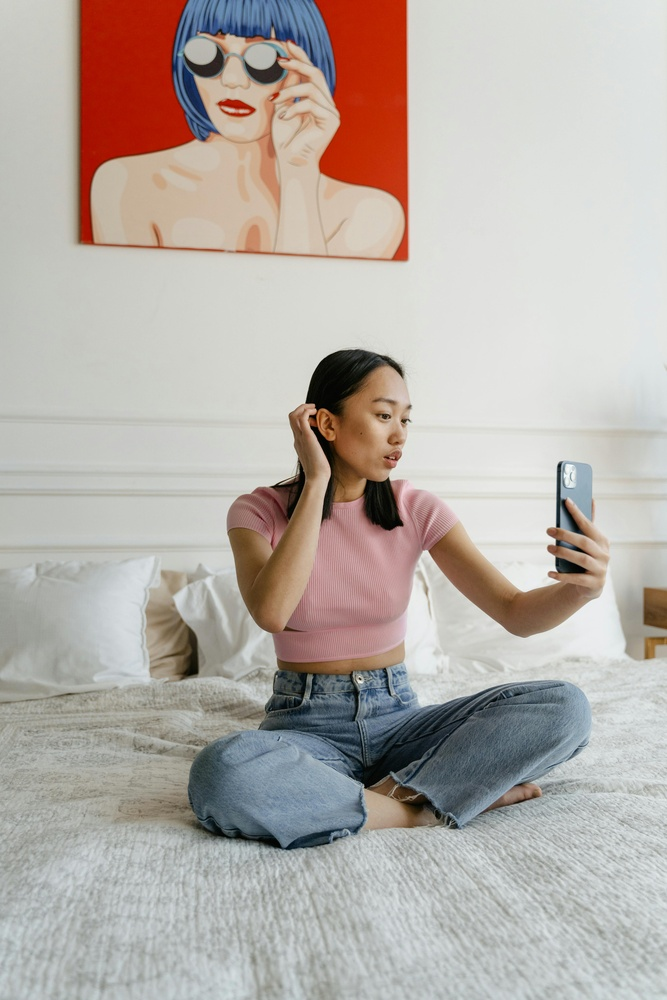
#> input picture lady.jpg, 667 x 1000 px, shrunk from 3974 x 5961 before the run
$ python edge_detection.py
#> lines starting #> are read from the running program, lines starting #| are printed output that depends on the picture; after the words box and inside, x2 and y2 are one past the last pixel; in counts of white or black regions, pixels touching at a corner belong together
import cv2
import numpy as np

img = cv2.imread('lady.jpg', cv2.IMREAD_GRAYSCALE)
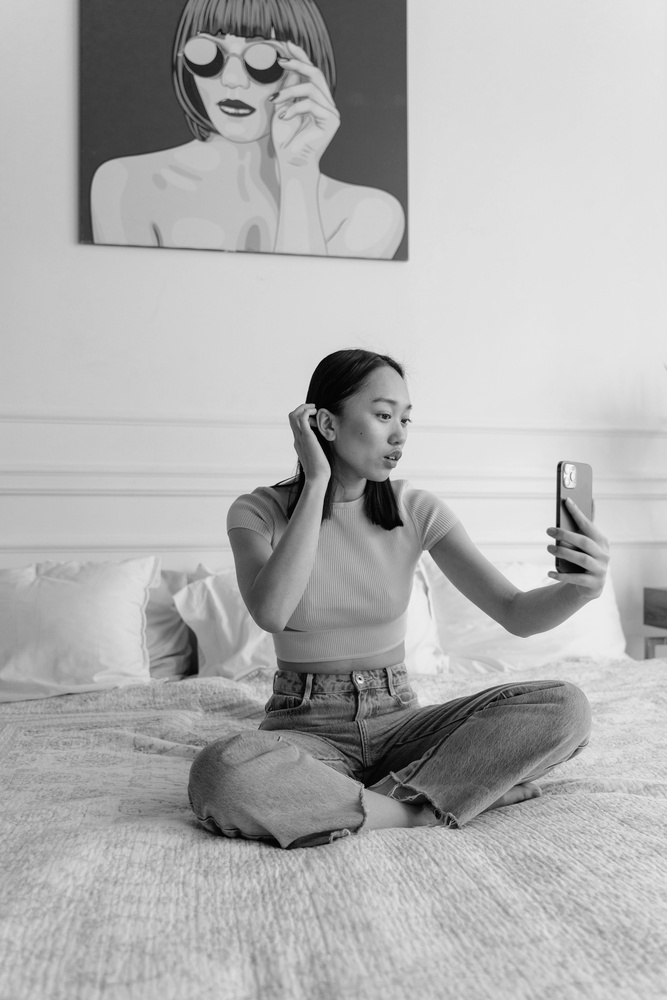
#> img: shape (1000, 667); min 0, max 251, mean 175.3

img_edge = cv2.Canny(img, 120, 120)
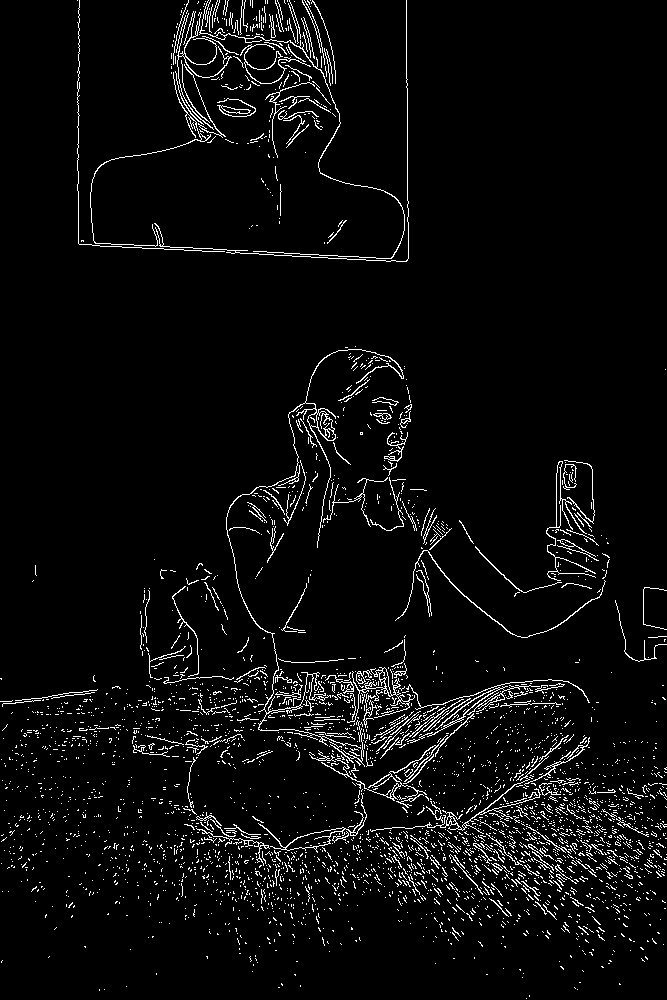
#> img_edge: shape (1000, 667); 4.4% white in thin lines or dots

img_dilate = cv2.dilate(img_edge, np.ones((5, 5), dtype=np.int8))
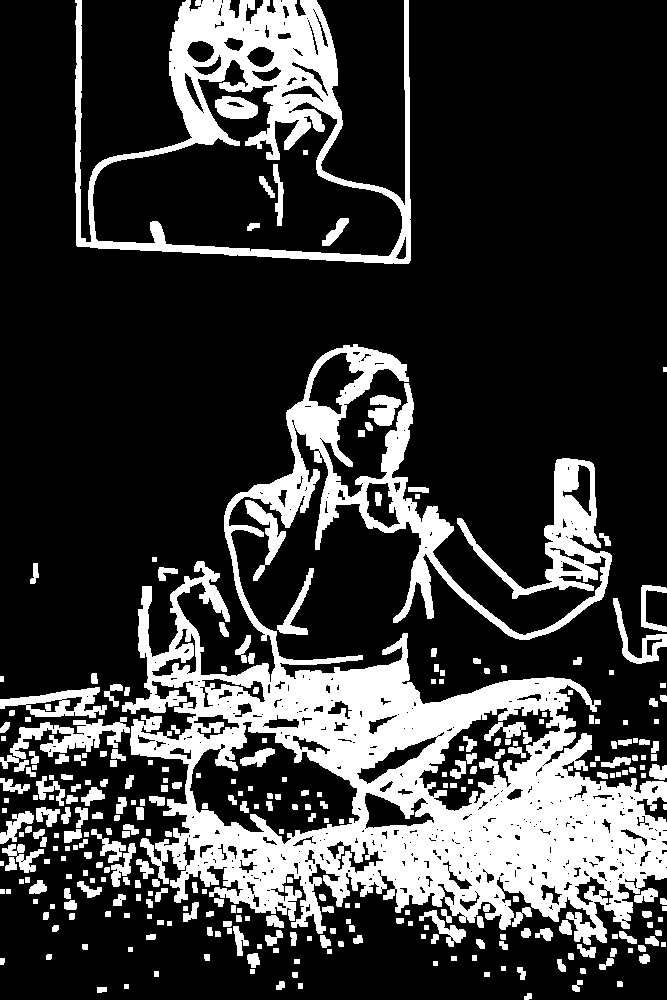
#> img_dilate: shape (1000, 667); 23.2% white; 311 white regions, largest, box (x1, y1, x2, y2) and area: (122, 344, 667, 945) 102520, (75, 0, 411, 264) 23307, (0, 717, 130, 772) 2390

img_erode = cv2.erode(img_dilate, np.ones((3,3), dtype=np.int8))
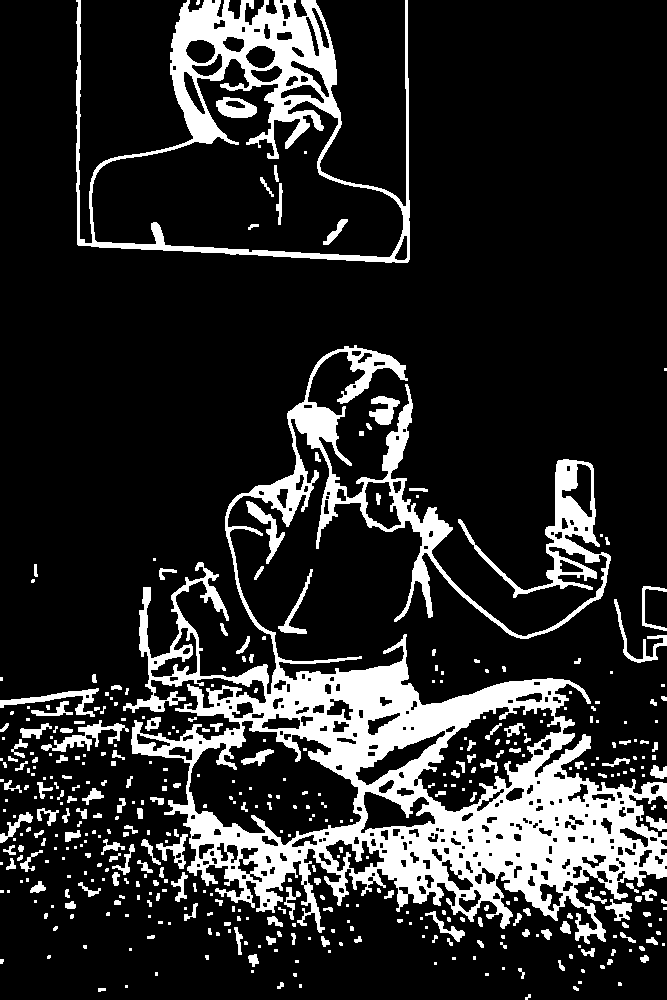
#> img_erode: shape (1000, 667); 16.9% white; 429 white regions (236 under 20 px), largest, box (x1, y1, x2, y2) and area: (123, 345, 667, 944) 76443, (76, 0, 410, 263) 17560, (41, 720, 129, 752) 852

cv2.imshow('image', img)
cv2.imshow('edge', img_edge)
cv2.imshow('edge dilate', img_dilate)
cv2.imshow('erode edge', img_erode)
cv2.waitKey(0)

$ run again, with child.jpg copied over lady.jpg
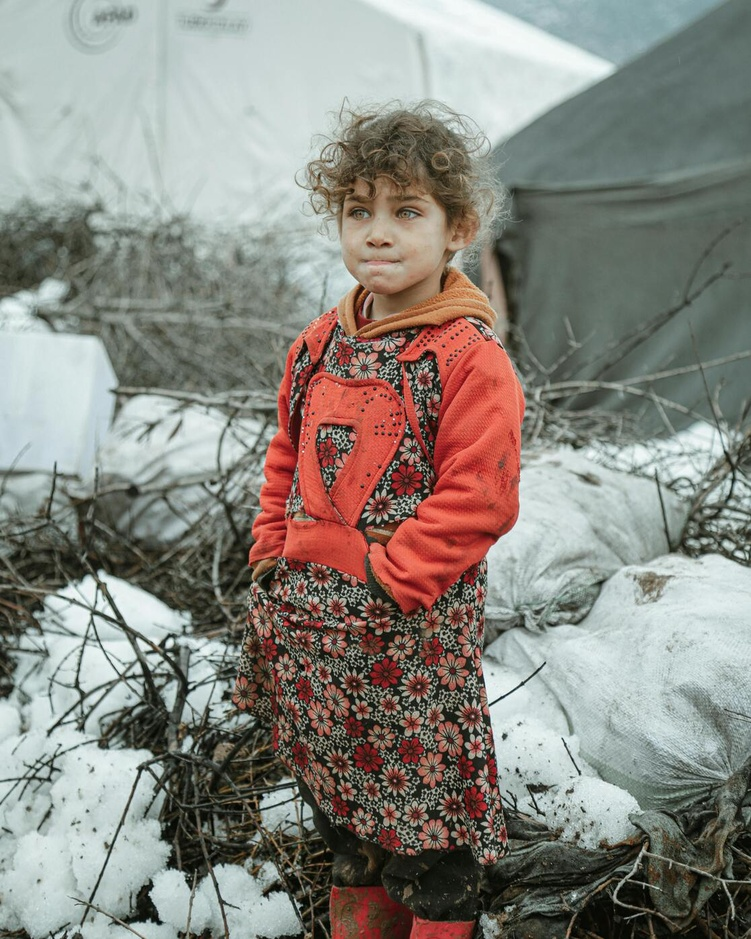
#> input picture child.jpg, 751 x 939 px, shrunk from 1116 x 1395 before the run
#> `img_edge = cv2.Canny(img, 120, 120)`:
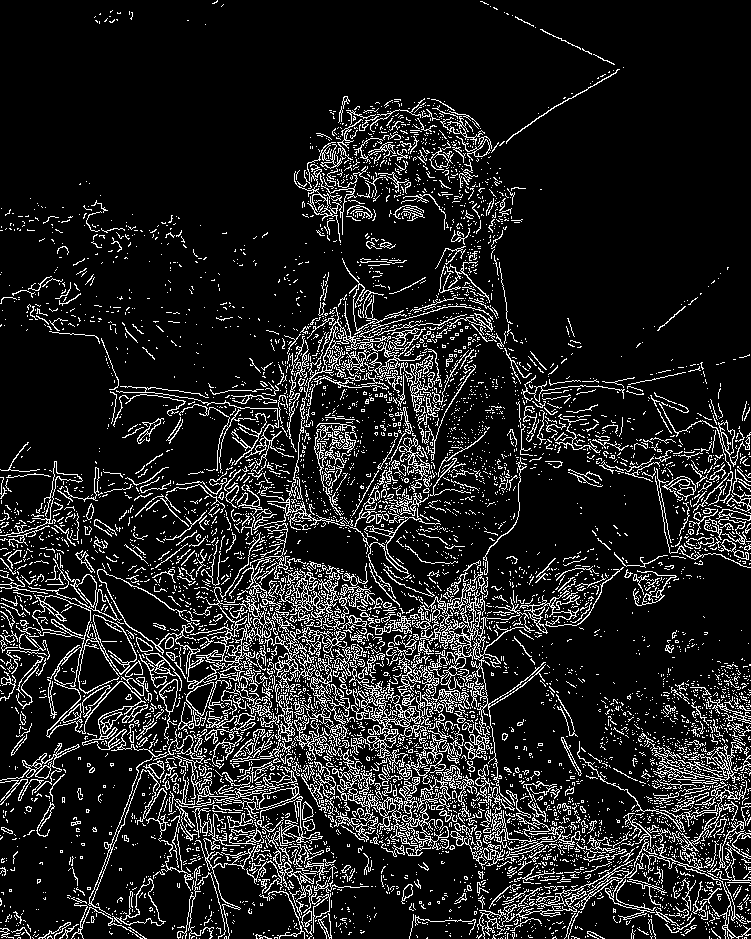
#> img_edge: shape (939, 751); 12.9% white in thin lines or dots
#> img_dilate: shape (939, 751); 50.8% white; 928 black regions (701 under 20 px), largest, box (x1, y1, x2, y2) and area: (0, 0, 751, 433) 215563, (484, 557, 751, 772) 20840, (0, 282, 226, 496) 20696
#> `img_erode = cv2.erode(img_dilate, np.ones((3,3), dtype=np.int8))`:
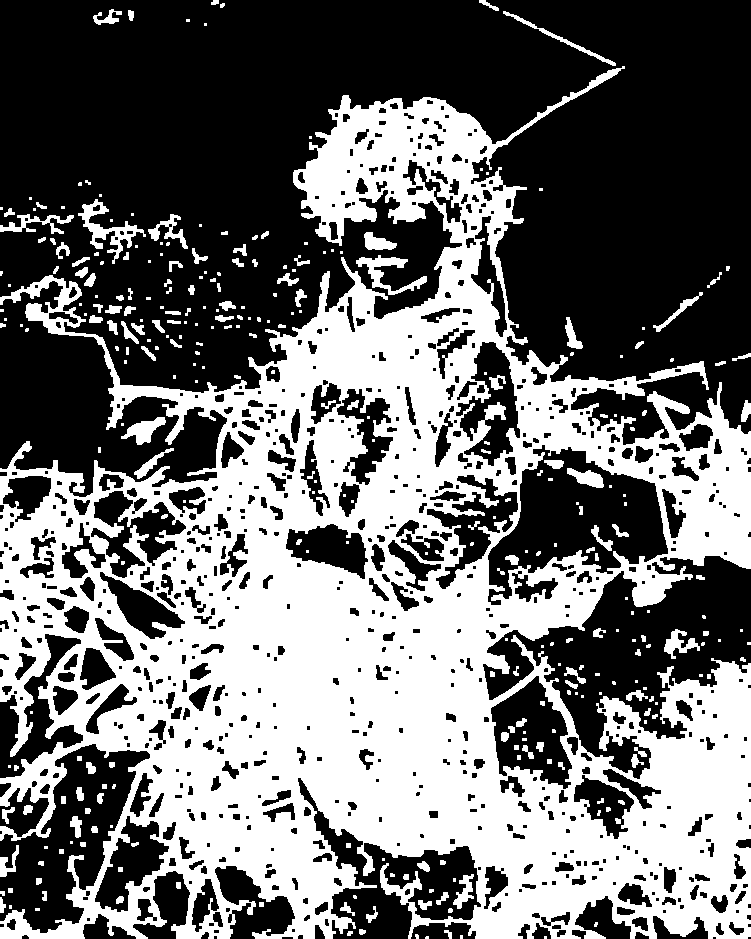
#> img_erode: shape (939, 751); 43.2% white; 316 white regions (151 under 20 px), largest, box (x1, y1, x2, y2) and area: (0, 66, 751, 939) 288274, (78, 199, 146, 264) 1138, (356, 255, 427, 295) 869

$ run again, with elon.jpg copied over lady.jpg
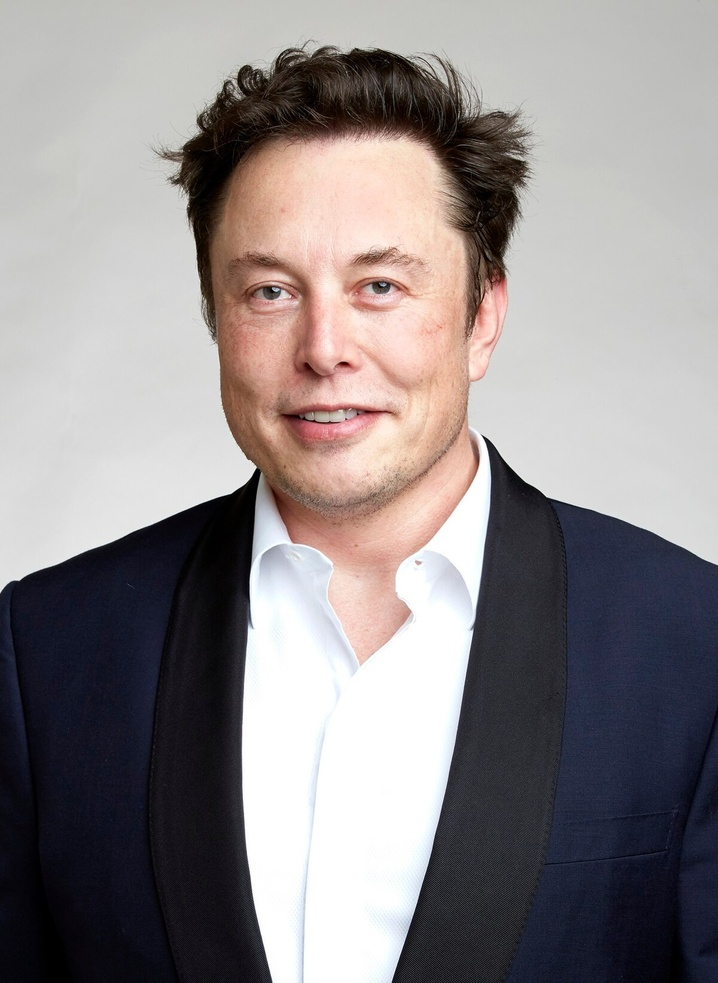
#> input picture elon.jpg, 718 x 983 px, shrunk from 1200 x 1642 before the run
#> `img_edge = cv2.Canny(img, 120, 120)`:
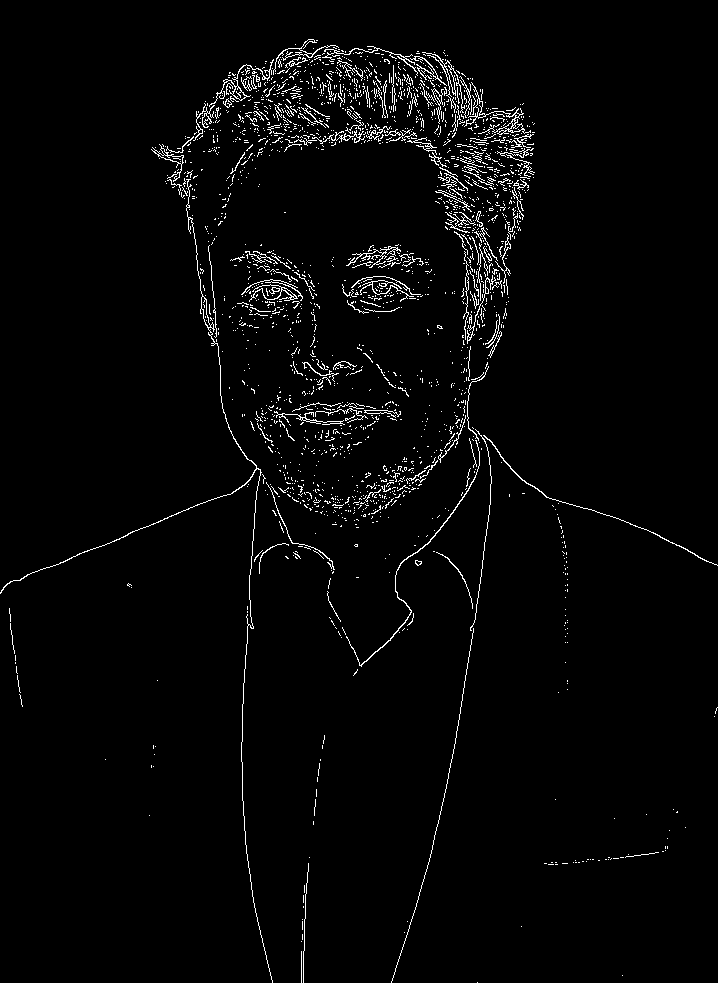
#> img_edge: shape (983, 718); 2.5% white in thin lines or dots
#> img_dilate: shape (983, 718); 12.7% white; 110 white regions (1 under 20 px), largest, box (x1, y1, x2, y2) and area: (0, 37, 718, 983) 65596, (228, 248, 365, 398) 6643, (248, 385, 404, 460) 5371
#> `img_erode = cv2.erode(img_dilate, np.ones((3,3), dtype=np.int8))`:
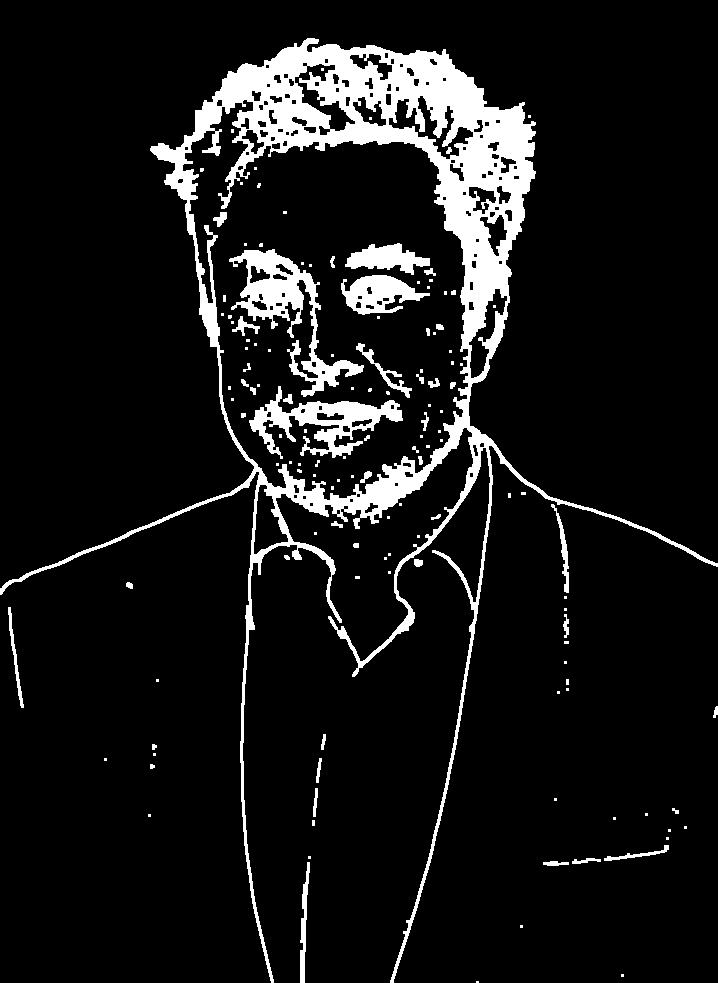
#> img_erode: shape (983, 718); 9.5% white; 136 white regions (88 under 20 px), largest, box (x1, y1, x2, y2) and area: (0, 38, 718, 983) 49953, (229, 249, 364, 397) 5034, (249, 386, 403, 459) 3929
